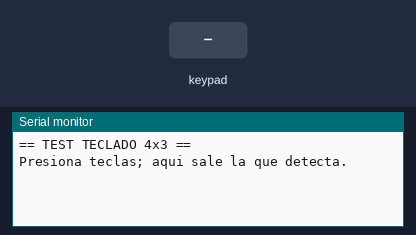
The sketch below on a simulated ESP32. On the bench: the last lines printed to the serial monitor. Wiring (inferred from the names in the program): 4×3 keypad with keys 1 2 3 4 5 6 7 8 9 * 0 #: rows GPIO 13, GPIO 14, GPIO 26, GPIO 27; columns GPIO 25, GPIO 32, GPIO 33. The inputs (shaded band) are chosen by the test bench.

Above: at 1.6 s.
1.7 s: key '1' pressed
At 2.3 s:
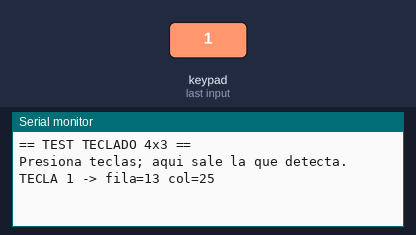
3.2 s: keypad keys 1 2 # pressed 0.4 s apart
At 5.5 s:
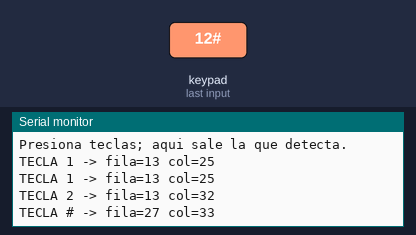
5.9 s: key '*' pressed
At 7.1 s:
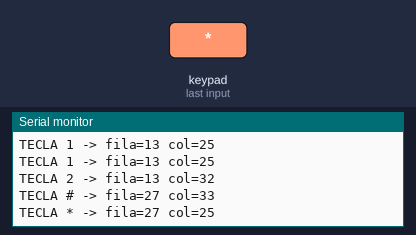
7.4 s: keypad keys 2 5 pressed 0.4 s apart
At 9.2 s:
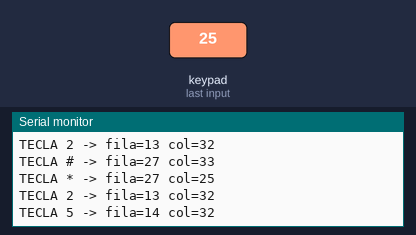
Timing chart, 0 to 10.7 s (numbered marks = the images above; inputs shaded):
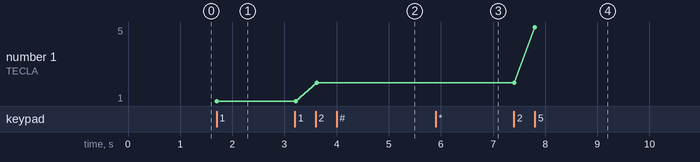

Measured:
- after the input at 1.7 s, the serial monitor: prints a new line at once (image 1)
- after the input at 3.2 s, the serial monitor: prints a new line after 0.42 s (image 2)
- after the input at 5.9 s, the serial monitor: prints a new line at once (image 3)
- after the input at 7.4 s, the serial monitor: prints a new line at once (image 4)
- plotted number 1: 1 → 2 after the input at 3.2 s, 2 → 5 after the input at 7.4 s

The sketch:

keypad_test.ino
```cpp
/*
   TEST de teclado matricial 4x3 (sin libreria)
   FILAS:    13, 14, 26, 27   (salidas)
   COLUMNAS: 25, 32, 33       (entradas con pull-up)
   Imprime la tecla presionada. Sirve para calibrar el mapa:
   si presionas "1" y sale otra, reordenamos filas/columnas.
*/
#include <Arduino.h>

const int FILAS[4] = {13, 14, 26, 27};
const int COLS[3]  = {25, 32, 33};

char MAPA[4][3] = {
  {'1', '2', '3'},
  {'4', '5', '6'},
  {'7', '8', '9'},
  {'*', '0', '#'}
};

void setup() {
  Serial.begin(115200);
  delay(400);
  Serial.println("\n== TEST TECLADO 4x3 ==");
  Serial.println("Presiona teclas; aqui sale la que detecta.");
  for (int f = 0; f < 4; f++) { pinMode(FILAS[f], OUTPUT); digitalWrite(FILAS[f], HIGH); }
  for (int c = 0; c < 3; c++) pinMode(COLS[c], INPUT_PULLUP);
}

int fPin = -1, cPin = -1;
char leerTecla(int &fp, int &cp) {
  char k = 0; fp = -1; cp = -1;
  for (int f = 0; f < 4; f++) {
    digitalWrite(FILAS[f], LOW);
    delayMicroseconds(50);
    for (int c = 0; c < 3; c++) {
      if (digitalRead(COLS[c]) == LOW) { k = MAPA[f][c]; fp = FILAS[f]; cp = COLS[c]; }
    }
    digitalWrite(FILAS[f], HIGH);
  }
  return k;
}

char ultima = 0;
void loop() {
  int fp, cp;
  char k = leerTecla(fp, cp);
  if (k && k != ultima) {
    Serial.printf("TECLA %c -> fila=%d col=%d\n", k, fp, cp);
    ultima = k;
  }
  if (!k) ultima = 0;
  delay(30);
}
```
